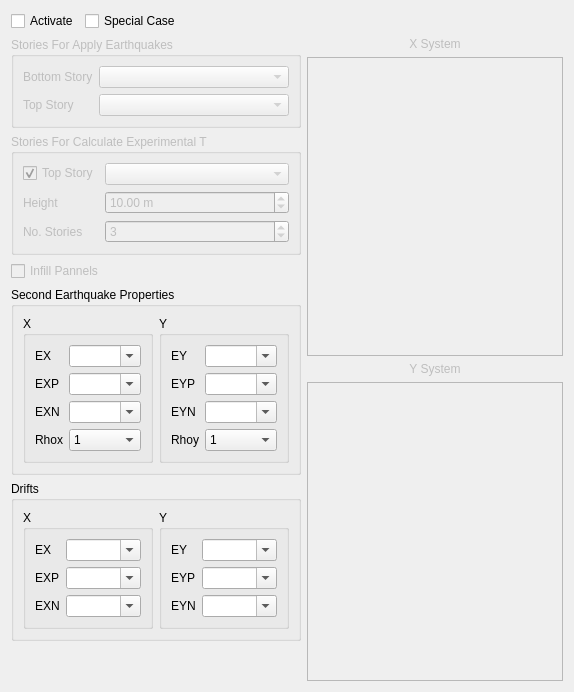
       <widget class="QWidget" name="tab_2">
        <attribute name="title">
         <string>Second System</string>
        </attribute>
        <layout class="QVBoxLayout" name="verticalLayout_7">
         <item>
          <layout class="QHBoxLayout" name="horizontalLayout_12">
           <item>
            <widget class="QCheckBox" name="activate_second_system">
             <property name="enabled">
              <bool>true</bool>
             </property>
             <property name="text">
              <string>Activate</string>
             </property>
            </widget>
           </item>
           <item>
            <widget class="QCheckBox" name="special_case">
             <property name="text">
              <string>Special Case</string>
             </property>
            </widget>
           </item>
           <item>
            <spacer name="horizontalSpacer">
             <property name="orientation">
              <enum>Qt::Horizontal</enum>
             </property>
             <property name="sizeHint" stdset="0">
              <size>
               <width>40</width>
               <height>20</height>
              </size>
             </property>
            </spacer>
           </item>
          </layout>
         </item>
         <item>
          <layout class="QHBoxLayout" name="horizontalLayout_4">
           <item>
            <layout class="QVBoxLayout" name="verticalLayout">
             <item>
              <widget class="QGroupBox" name="stories_for_apply_earthquake_groupox">
               <property name="enabled">
                <bool>false</bool>
               </property>
               <property name="title">
                <string>Stories For Apply Earthquakes</string>
               </property>
               <layout class="QFormLayout" name="formLayout_2">
                <item row="1" column="0">
                 <widget class="QLabel" name="label_16">
                  <property name="layoutDirection">
                   <enum>Qt::LeftToRight</enum>
                  </property>
                  <property name="text">
                   <string>Bottom Story</string>
                  </property>
                 </widget>
                </item>
                <item row="1" column="1">
                 <widget class="Gui::PrefComboBox" name="bot_x1_combo">
                  <property name="prefEntry" stdset="0">
                   <cstring>ostan</cstring>
                  </property>
                  <property name="prefPath" stdset="0">
                   <cstring>Mod/civilTools</cstring>
                  </property>
                 </widget>
                </item>
                <item row="2" column="0">
                 <widget class="QLabel" name="label_15">
                  <property name="layoutDirection">
                   <enum>Qt::LeftToRight</enum>
                  </property>
                  <property name="text">
                   <string>Top Story</string>
                  </property>
                 </widget>
                </item>
                <item row="2" column="1">
                 <widget class="Gui::PrefComboBox" name="top_x1_combo">
                  <property name="prefEntry" stdset="0">
                   <cstring>ostan</cstring>
                  </property>
                  <property name="prefPath" stdset="0">
                   <cstring>Mod/civilTools</cstring>
                  </property>
                 </widget>
                </item>
               </layout>
              </widget>
             </item>
             <item>
              <widget class="QGroupBox" name="stories_for_height_groupox">
               <property name="enabled">
                <bool>false</bool>
               </property>
               <property name="title">
                <string>Stories For Calculate Experimental T</string>
               </property>
               <layout class="QFormLayout" name="formLayout_3">
                <item row="1" column="0">
                 <widget class="QCheckBox" name="top_story_for_height_checkbox_1">
                  <property name="layoutDirection">
                   <enum>Qt::LeftToRight</enum>
                  </property>
                  <property name="text">
                   <string>Top Story</string>
                  </property>
                  <property name="checked">
                   <bool>true</bool>
                  </property>
                 </widget>
                </item>
                <item row="1" column="1">
                 <widget class="Gui::PrefComboBox" name="top_story_for_height1">
                  <property name="prefEntry" stdset="0">
                   <cstring>ostan</cstring>
                  </property>
                  <property name="prefPath" stdset="0">
                   <cstring>Mod/civilTools</cstring>
                  </property>
                 </widget>
                </item>
                <item row="4" column="0">
                 <widget class="QLabel" name="label_9">
                  <property name="layoutDirection">
                   <enum>Qt::LeftToRight</enum>
                  </property>
                  <property name="text">
                   <string>Height</string>
                  </property>
                 </widget>
                </item>
                <item row="4" column="1">
                 <widget class="Gui::PrefDoubleSpinBox" name="height_x1">
                  <property name="layoutDirection">
                   <enum>Qt::LeftToRight</enum>
                  </property>
                  <property name="suffix">
                   <string> m</string>
                  </property>
                  <property name="maximum">
                   <double>300.000000000000000</double>
                  </property>
                  <property name="value">
                   <double>10.000000000000000</double>
                  </property>
                  <property name="prefEntry" stdset="0">
                   <cstring>building_height</cstring>
                  </property>
                  <property name="prefPath" stdset="0">
                   <cstring>Mod/civilTools</cstring>
                  </property>
                 </widget>
                </item>
                <item row="5" column="0">
                 <widget class="QLabel" name="label_10">
                  <property name="layoutDirection">
                   <enum>Qt::LeftToRight</enum>
                  </property>
                  <property name="text">
                   <string>No. Stories</string>
                  </property>
                 </widget>
                </item>
                <item row="5" column="1">
                 <widget class="QSpinBox" name="no_of_story_x1">
                  <property name="minimum">
                   <number>1</number>
                  </property>
                  <property name="value">
                   <number>3</number>
                  </property>
                 </widget>
                </item>
               </layout>
              </widget>
             </item>
             <item>
              <widget class="Gui::PrefCheckBox" name="infill_1">
               <property name="enabled">
                <bool>false</bool>
               </property>
               <property name="layoutDirection">
                <enum>Qt::LeftToRight</enum>
               </property>
               <property name="text">
                <string>Infill Pannels</string>
               </property>
               <property name="checked">
                <bool>false</bool>
               </property>
               <property name="prefEntry" stdset="0">
                <cstring>is_infill</cstring>
               </property>
               <property name="prefPath" stdset="0">
                <cstring>Mod/Civil</cstring>
               </property>
              </widget>
             </item>
             <item>
              <widget class="QGroupBox" name="second_earthquake_properties">
               <property name="enabled">
                <bool>true</bool>
               </property>
               <property name="title">
                <string>Second Earthquake Properties</string>
               </property>
               <property name="checkable">
                <bool>false</bool>
               </property>
               <property name="checked">
                <bool>false</bool>
               </property>
               <layout class="QHBoxLayout" name="horizontalLayout_7">
                <item>
                 <widget class="QGroupBox" name="second_system_group_x">
                  <property name="enabled">
                   <bool>true</bool>
                  </property>
                  <property name="title">
                   <string>X</string>
                  </property>
                  <layout class="QFormLayout" name="formLayout_7">
                   <item row="0" column="0">
                    <widget class="QLabel" name="label_19">
                     <property name="enabled">
                      <bool>true</bool>
                     </property>
                     <property name="text">
                      <string>EX</string>
                     </property>
                    </widget>
                   </item>
                   <item row="0" column="1">
                    <widget class="QComboBox" name="ex1_combobox">
                     <property name="enabled">
                      <bool>true</bool>
                     </property>
                     <property name="editable">
                      <bool>true</bool>
                     </property>
                    </widget>
                   </item>
                   <item row="1" column="0">
                    <widget class="QLabel" name="label_24">
                     <property name="enabled">
                      <bool>true</bool>
                     </property>
                     <property name="text">
                      <string>EXP</string>
                     </property>
                    </widget>
                   </item>
                   <item row="1" column="1">
                    <widget class="QComboBox" name="exp1_combobox">
                     <property name="enabled">
                      <bool>true</bool>
                     </property>
                     <property name="editable">
                      <bool>true</bool>
                     </property>
                    </widget>
                   </item>
                   <item row="2" column="0">
                    <widget class="QLabel" name="label_25">
                     <property name="enabled">
                      <bool>true</bool>
                     </property>
                     <property name="text">
                      <string>EXN</string>
                     </property>
                    </widget>
                   </item>
                   <item row="2" column="1">
                    <widget class="QComboBox" name="exn1_combobox">
                     <property name="enabled">
                      <bool>true</bool>
                     </property>
                     <property name="editable">
                      <bool>true</bool>
                     </property>
                    </widget>
                   </item>
                   <item row="3" column="0">
                    <widget class="QLabel" name="label_29">
                     <property name="enabled">
                      <bool>true</bool>
                     </property>
                     <property name="text">
                      <string>Rhox</string>
                     </property>
                    </widget>
                   </item>
                   <item row="3" column="1">
                    <widget class="QComboBox" name="rhox1_combobox">
                     <property name="enabled">
                      <bool>true</bool>
                     </property>
                     <item>
                      <property name="text">
                       <string>1</string>
                      </property>
                     </item>
                     <item>
                      <property name="text">
                       <string>1.2</string>
                      </property>
                     </item>
                    </widget>
                   </item>
                  </layout>
                 </widget>
                </item>
                <item>
                 <widget class="QGroupBox" name="second_system_group_y">
                  <property name="title">
                   <string>Y</string>
                  </property>
                  <layout class="QFormLayout" name="formLayout_8">
                   <item row="0" column="0">
                    <widget class="QLabel" name="label_26">
                     <property name="enabled">
                      <bool>true</bool>
                     </property>
                     <property name="text">
                      <string>EY</string>
                     </property>
                    </widget>
                   </item>
                   <item row="0" column="1">
                    <widget class="QComboBox" name="ey1_combobox">
                     <property name="enabled">
                      <bool>true</bool>
                     </property>
                     <property name="editable">
                      <bool>true</bool>
                     </property>
                    </widget>
                   </item>
                   <item row="1" column="0">
                    <widget class="QLabel" name="label_27">
                     <property name="enabled">
                      <bool>true</bool>
                     </property>
                     <property name="text">
                      <string>EYP</string>
                     </property>
                    </widget>
                   </item>
                   <item row="1" column="1">
                    <widget class="QComboBox" name="eyp1_combobox">
                     <property name="enabled">
                      <bool>true</bool>
                     </property>
                     <property name="editable">
                      <bool>true</bool>
                     </property>
                    </widget>
                   </item>
                   <item row="2" column="0">
                    <widget class="QLabel" name="label_28">
                     <property name="enabled">
                      <bool>true</bool>
                     </property>
                     <property name="text">
                      <string>EYN</string>
                     </property>
                    </widget>
                   </item>
                   <item row="2" column="1">
                    <widget class="QComboBox" name="eyn1_combobox">
                     <property name="enabled">
                      <bool>true</bool>
                     </property>
                     <property name="editable">
                      <bool>true</bool>
                     </property>
                    </widget>
                   </item>
                   <item row="3" column="0">
                    <widget class="QLabel" name="label_30">
                     <property name="enabled">
                      <bool>true</bool>
                     </property>
                     <property name="text">
                      <string>Rhoy</string>
                     </property>
                    </widget>
                   </item>
                   <item row="3" column="1">
                    <widget class="QComboBox" name="rhoy1_combobox">
                     <property name="enabled">
                      <bool>true</bool>
                     </property>
                     <item>
                      <property name="text">
                       <string>1</string>
                      </property>
                     </item>
                     <item>
                      <property name="text">
                       <string>1.2</string>
                      </property>
                     </item>
                    </widget>
                   </item>
                  </layout>
                 </widget>
                </item>
               </layout>
              </widget>
             </item>
             <item>
              <widget class="QGroupBox" name="second_earthquake_properties_drifts">
               <property name="enabled">
                <bool>true</bool>
               </property>
               <property name="title">
                <string>Drifts</string>
               </property>
               <property name="checkable">
                <bool>false</bool>
               </property>
               <property name="checked">
                <bool>false</bool>
               </property>
               <layout class="QHBoxLayout" name="horizontalLayout_17">
                <item>
                 <widget class="QGroupBox" name="second_system_drift_group_x">
                  <property name="enabled">
                   <bool>true</bool>
                  </property>
                  <property name="title">
                   <string>X</string>
                  </property>
                  <layout class="QFormLayout" name="formLayout_17">
                   <item row="0" column="0">
                    <widget class="QLabel" name="label_22">
                     <property name="enabled">
                      <bool>true</bool>
                     </property>
                     <property name="text">
                      <string>EX</string>
                     </property>
                    </widget>
                   </item>
                   <item row="0" column="1">
                    <widget class="QComboBox" name="ex1_drift_combobox">
                     <property name="enabled">
                      <bool>true</bool>
                     </property>
                     <property name="editable">
                      <bool>true</bool>
                     </property>
                    </widget>
                   </item>
                   <item row="1" column="0">
                    <widget class="QLabel" name="label_74">
                     <property name="enabled">
                      <bool>true</bool>
                     </property>
                     <property name="text">
                      <string>EXP</string>
                     </property>
                    </widget>
                   </item>
                   <item row="1" column="1">
                    <widget class="QComboBox" name="exp1_drift_combobox">
                     <property name="enabled">
                      <bool>true</bool>
                     </property>
                     <property name="editable">
                      <bool>true</bool>
                     </property>
                    </widget>
                   </item>
                   <item row="2" column="0">
                    <widget class="QLabel" name="label_75">
                     <property name="enabled">
                      <bool>true</bool>
                     </property>
                     <property name="text">
                      <string>EXN</string>
                     </property>
                    </widget>
                   </item>
                   <item row="2" column="1">
                    <widget class="QComboBox" name="exn1_drift_combobox">
                     <property name="enabled">
                      <bool>true</bool>
                     </property>
                     <property name="editable">
                      <bool>true</bool>
                     </property>
                    </widget>
                   </item>
                  </layout>
                 </widget>
                </item>
                <item>
                 <widget class="QGroupBox" name="second_system_drift_group_y">
                  <property name="enabled">
                   <bool>true</bool>
                  </property>
                  <property name="title">
                   <string>Y</string>
                  </property>
                  <layout class="QFormLayout" name="formLayout_18">
                   <item row="0" column="0">
                    <widget class="QLabel" name="label_77">
                     <property name="enabled">
                      <bool>true</bool>
                     </property>
                     <property name="text">
                      <string>EY</string>
                     </property>
                    </widget>
                   </item>
                   <item row="0" column="1">
                    <widget class="QComboBox" name="ey1_drift_combobox">
                     <property name="enabled">
                      <bool>true</bool>
                     </property>
                     <property name="editable">
                      <bool>true</bool>
                     </property>
                    </widget>
                   </item>
                   <item row="1" column="0">
                    <widget class="QLabel" name="label_78">
                     <property name="enabled">
                      <bool>true</bool>
                     </property>
                     <property name="text">
                      <string>EYP</string>
                     </property>
                    </widget>
                   </item>
                   <item row="1" column="1">
                    <widget class="QComboBox" name="eyp1_drift_combobox">
                     <property name="enabled">
                      <bool>true</bool>
                     </property>
                     <property name="editable">
                      <bool>true</bool>
                     </property>
                    </widget>
                   </item>
                   <item row="2" column="0">
                    <widget class="QLabel" name="label_79">
                     <property name="enabled">
                      <bool>true</bool>
                     </property>
                     <property name="text">
                      <string>EYN</string>
                     </property>
                    </widget>
                   </item>
                   <item row="2" column="1">
                    <widget class="QComboBox" name="eyn1_drift_combobox">
                     <property name="enabled">
                      <bool>true</bool>
                     </property>
                     <property name="editable">
                      <bool>true</bool>
                     </property>
                    </widget>
                   </item>
                  </layout>
                 </widget>
                </item>
               </layout>
              </widget>
             </item>
             <item>
              <spacer name="verticalSpacer_2">
               <property name="orientation">
                <enum>Qt::Vertical</enum>
               </property>
               <property name="sizeHint" stdset="0">
                <size>
                 <width>20</width>
                 <height>40</height>
                </size>
               </property>
              </spacer>
             </item>
            </layout>
           </item>
           <item>
            <layout class="QVBoxLayout" name="verticalLayout_5">
             <item>
              <widget class="QLabel" name="x_system_label">
               <property name="enabled">
                <bool>false</bool>
               </property>
               <property name="text">
                <string>X System</string>
               </property>
               <property name="alignment">
                <set>Qt::AlignCenter</set>
               </property>
              </widget>
             </item>
             <item>
              <widget class="QTreeView" name="x_treeview_1">
               <property name="enabled">
                <bool>false</bool>
               </property>
               <property name="layoutDirection">
                <enum>Qt::RightToLeft</enum>
               </property>
              </widget>
             </item>
             <item>
              <widget class="QLabel" name="y_system_label">
               <property name="enabled">
                <bool>false</bool>
               </property>
               <property name="text">
                <string>Y System</string>
               </property>
               <property name="alignment">
                <set>Qt::AlignCenter</set>
               </property>
              </widget>
             </item>
             <item>
              <widget class="QTreeView" name="y_treeview_1">
               <property name="enabled">
                <bool>false</bool>
               </property>
               <property name="layoutDirection">
                <enum>Qt::RightToLeft</enum>
               </property>
              </widget>
             </item>
            </layout>
           </item>
          </layout>
         </item>
        </layout>
       </widget>
